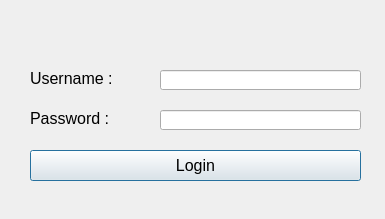
<?xml version="1.0" encoding="UTF-8"?>
<ui version="4.0">
 <class>Dialog</class>
 <widget class="QDialog" name="Dialog">
  <property name="geometry">
   <rect>
    <x>0</x>
    <y>0</y>
    <width>385</width>
    <height>219</height>
   </rect>
  </property>
  <property name="font">
   <font>
    <pointsize>12</pointsize>
   </font>
  </property>
  <property name="windowTitle">
   <string>Login</string>
  </property>
  <widget class="QLabel" name="label">
   <property name="geometry">
    <rect>
     <x>30</x>
     <y>70</y>
     <width>111</width>
     <height>16</height>
    </rect>
   </property>
   <property name="text">
    <string>Username :</string>
   </property>
  </widget>
  <widget class="QLineEdit" name="lineEdit_username">
   <property name="geometry">
    <rect>
     <x>160</x>
     <y>70</y>
     <width>201</width>
     <height>20</height>
    </rect>
   </property>
  </widget>
  <widget class="QLineEdit" name="lineEdit_password">
   <property name="geometry">
    <rect>
     <x>160</x>
     <y>110</y>
     <width>201</width>
     <height>20</height>
    </rect>
   </property>
  </widget>
  <widget class="QLabel" name="label_2">
   <property name="geometry">
    <rect>
     <x>30</x>
     <y>110</y>
     <width>111</width>
     <height>16</height>
    </rect>
   </property>
   <property name="text">
    <string>Password :</string>
   </property>
  </widget>
  <widget class="QPushButton" name="pushButton_login">
   <property name="geometry">
    <rect>
     <x>30</x>
     <y>150</y>
     <width>331</width>
     <height>31</height>
    </rect>
   </property>
   <property name="text">
    <string>Login</string>
   </property>
  </widget>
 </widget>
 <resources/>
 <connections/>
</ui>
